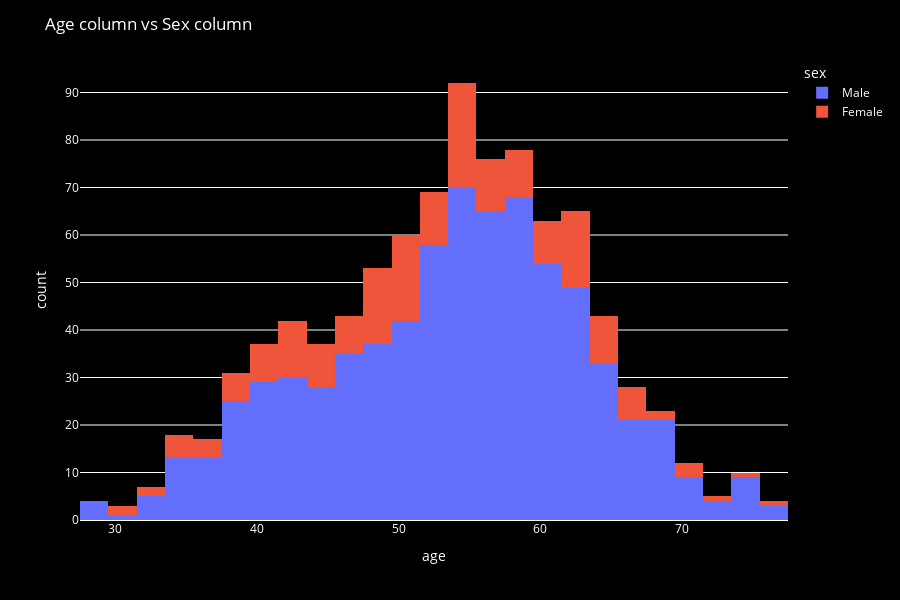

Write notebook code for a chart like this one.
### Code cell
fig = px.histogram(data_frame=df, x="age", color="sex")
fig.update_layout(
        title_text=f"Age column vs Sex column",
        showlegend=True,
        plot_bgcolor='black',  
        paper_bgcolor='black',  
        font=dict(color='white'),
        height = 600,
        xaxis=dict(showgrid=False),  # Hide x-axis grid lines for the first plot
        # yaxis=dict(showgrid=False),  # Hide y-axis grid lines for the first plot

    )
fig.show()

### Figure 1 — Plotly figure (JSON) as saved in the notebook; plotly's stock layout.template omitted (floating-point values rounded to 4 significant figures; data arrays with more than 128 entries replaced by an {"elided": "..."} marker saying what was removed)
{"data": [{"alignmentgroup": "True", "bingroup": "x", "hovertemplate": "sex=Male<br>age=%{x}<br>count=%{y}<extra></extra>", "legendgroup": "Male", "marker": {"color": "#636efa", "pattern": {"shape": ""}}, "name": "Male", "offsetgroup": "Male", "orientation": "v", "showlegend": true, "type": "histogram", "x": {"elided": "726 int values"}, "xaxis": "x", "yaxis": "y"}, {"alignmentgroup": "True", "bingroup": "x", "hovertemplate": "sex=Female<br>age=%{x}<br>count=%{y}<extra></extra>", "legendgroup": "Female", "marker": {"color": "#EF553B", "pattern": {"shape": ""}}, "name": "Female", "offsetgroup": "Female", "orientation": "v", "showlegend": true, "type": "histogram", "x": {"elided": "194 int values"}, "xaxis": "x", "yaxis": "y"}], "layout": {"barmode": "relative", "font": {"color": "white"}, "height": 600, "legend": {"title": {"text": "sex"}, "tracegroupgap": 0}, "margin": {"t": 60}, "paper_bgcolor": "black", "plot_bgcolor": "black", "showlegend": true, "title": {"text": "Age column vs Sex column"}, "xaxis": {"anchor": "y", "domain": [0, 1], "showgrid": false, "title": {"text": "age"}}, "yaxis": {"anchor": "x", "domain": [0, 1], "title": {"text": "count"}}}}
